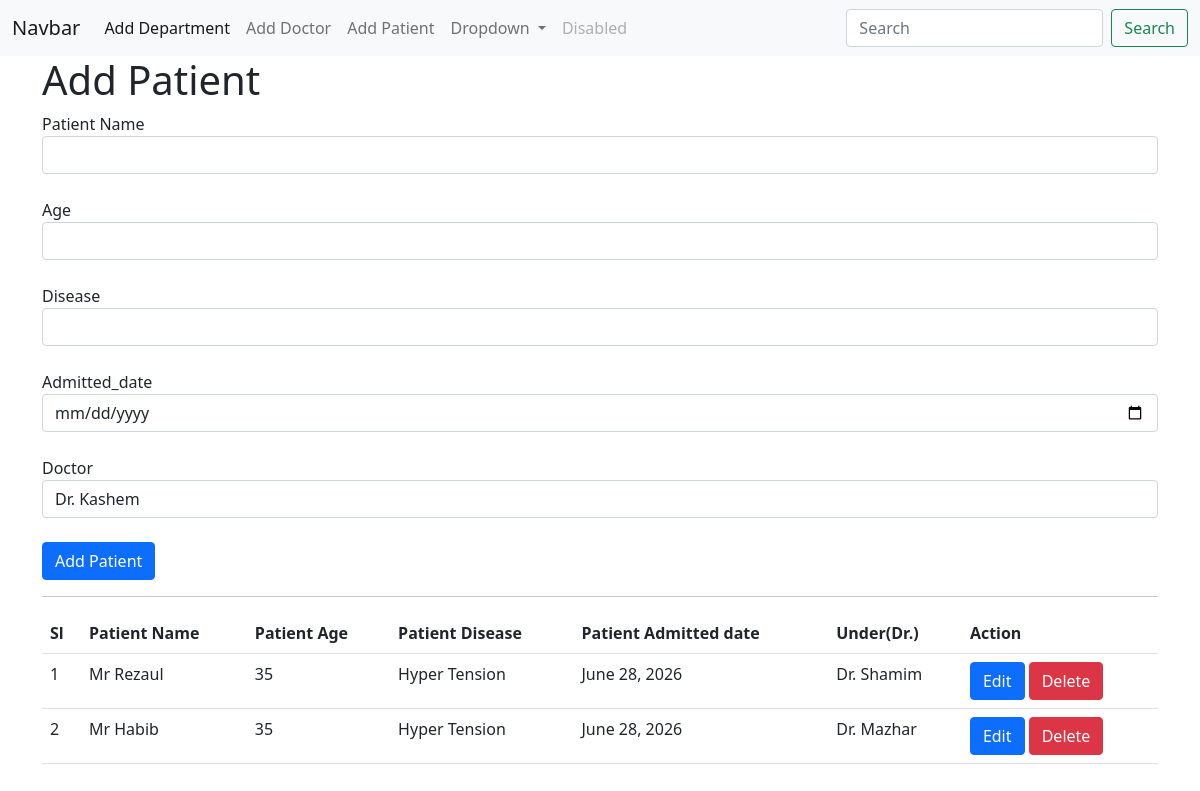
The page /addPatient/ on the database its author committed.
### hospitalManagementApp/models.py (models this page shows, shortened)
class PatientsModel(models.Model):
    name = models.CharField(max_length=250, null=True)
    age = models.IntegerField(null=True)
    disease = models.CharField(max_length=250, null=True)
    admitted_date = models.DateField(auto_now=False, auto_now_add=True)
    doctor = models.ForeignKey(DoctorModel, on_delete=models.CASCADE)

class DoctorModel(models.Model):
    name = models.CharField(max_length=250, null=True)
    specialization = models.CharField(max_length=250, null=True)
    email = models.CharField(max_length=250, null=True)
    dept = models.ForeignKey(DepartmentModel, on_delete=models.CASCADE)

### hospitalManagementApp/views.py (the view, shortened to what this page needs)
# urls.py: path('addPatient/', addpatientPage, name='addPatient'),
def addpatientPage(request):
    patient_data = PatientsModel.objects.all()
    doctor_data = DoctorModel.objects.all()
    context ={
        'patient_data': patient_data ,
        'doctor_data': doctor_data ,
    }
    return render(request, 'pages/addpatient.html', context)

### hospitalManagementApp/templates/pages/addpatient.html (shortened to what this page needs)
{% extends 'base/base.html' %}
{% block body %}
<h1>Add Patient</h1>
<form action="" method="post">
    <label for="">Patient Name</label><br>
    <input type="text" name="patient_name" class="form-control"><br>
    <label for="">Age</label><br>
    <input type="text" name="age" class="form-control"><br>
    <label for="">Disease</label><br>
    <input type="text" name="disease" class="form-control"><br>
    <label for="" >Admitted_date</label><br>
    <input type="date" class="form-control " name="admit_date"><br>
    <label for="">Doctor</label>
    <select class="form-control" name="doctor_id" id="">
        {% for d in doctor_data %}
        <option value="{{d.id}}">{{d.name}}</option>
         {% endfor %}
    </select><br>
    <input type="submit" value="Add Patient" class="btn btn-primary">
</form>
<hr>
<table class="table ">
    <tr>
        <th>Sl</th>
        <th>Patient Name</th>
        <th>Patient Age</th>
        <th>Patient Disease</th>
        <th>Patient Admitted date</th>
        <th>Under(Dr.)</th>
        <th>Action</th>
    </tr>
    {% for p in patient_data %}
    <tr>
        <td>{{forloop.counter}}</td>
        <td>{{p.name}}</td>
        <td>{{p.age}}</td>
        <td>{{p.disease}}</td>
        <td>{{p.admitted_date}}</td>
        <td>{{p.doctor.name}}</td>
        <td>
            <a href="" class="btn btn-primary">Edit</a>
            <a href="" class="btn btn-danger">Delete</a>
        </td>
    </tr>
    {% endfor %}
</table>
{% endblock body %}

### rows shown on the page
PatientsModel: name "Mr Rezaul", age "35", disease "Hyper Tension", admitted_date "June 28, 2026", doctor.name "Dr. Shamim"
PatientsModel: name "Mr Habib", age "35", disease "Hyper Tension", admitted_date "June 28, 2026", doctor.name "Dr. Mazhar"

### other values the page prints
form field doctor_id "Dr. Kashem"
